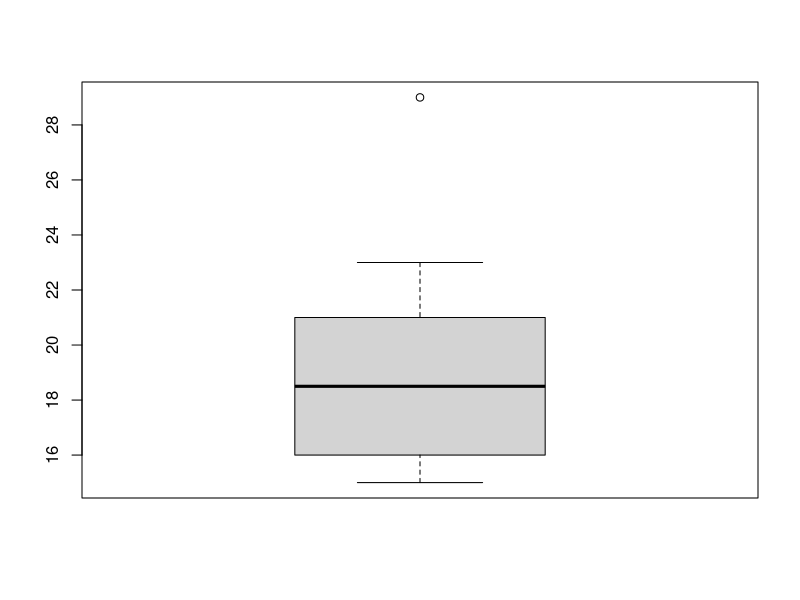
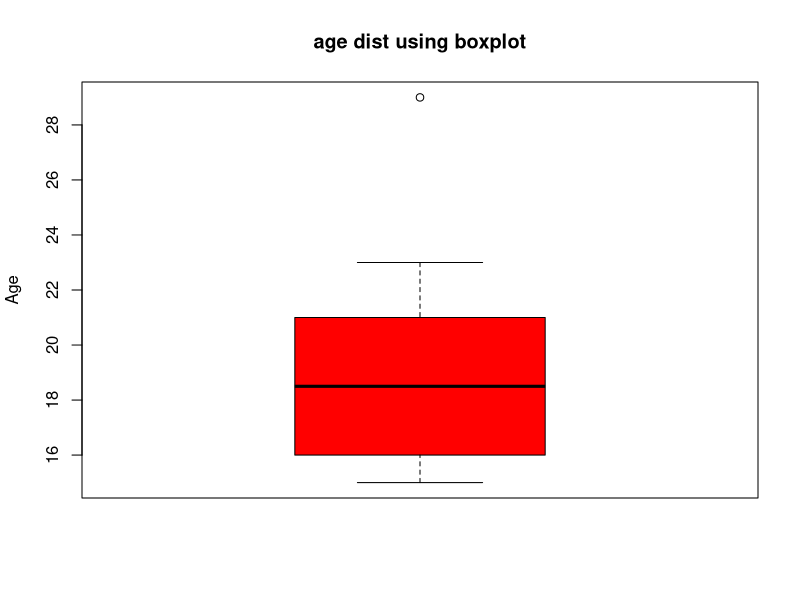
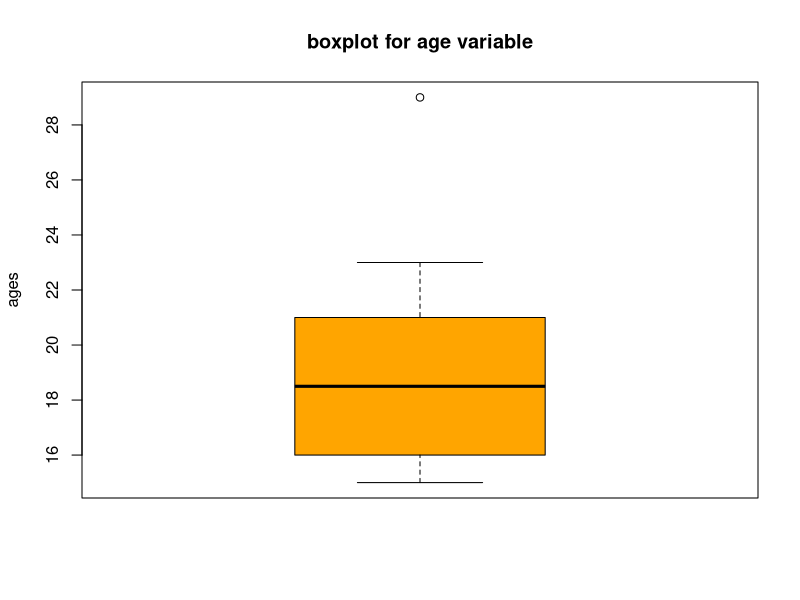
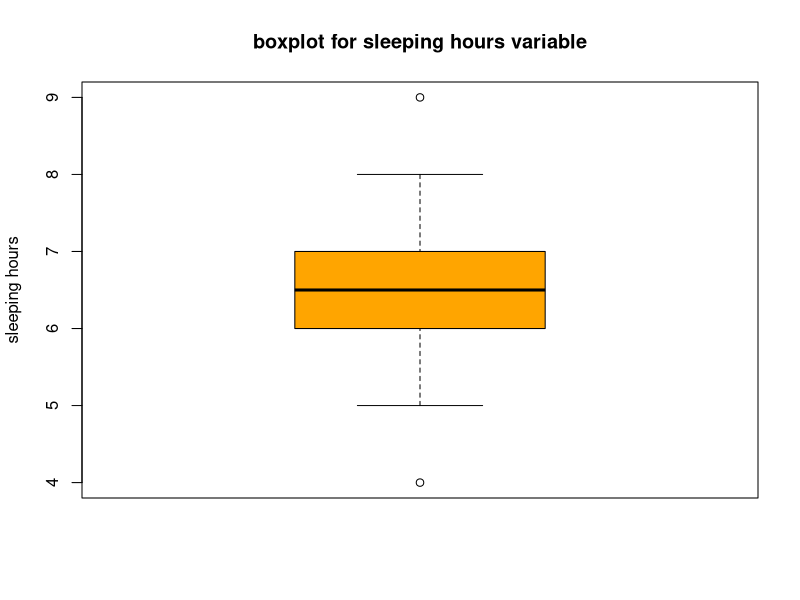
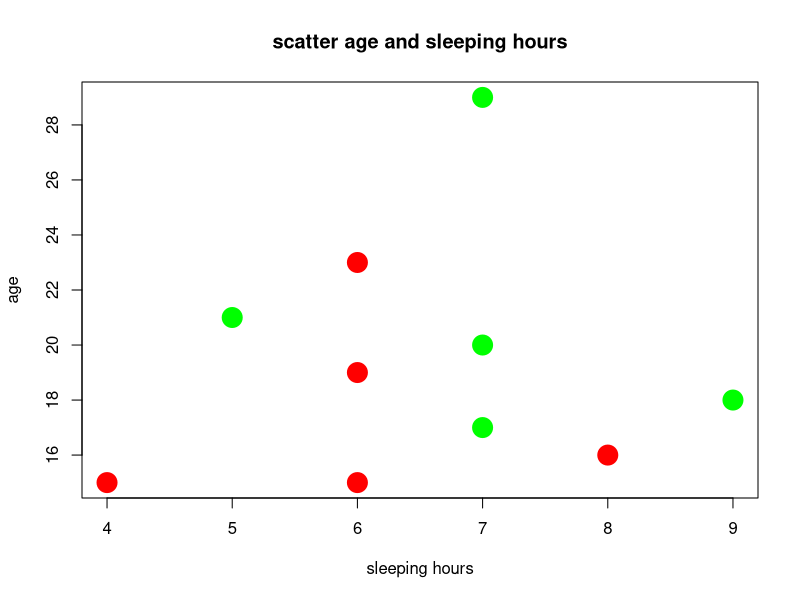
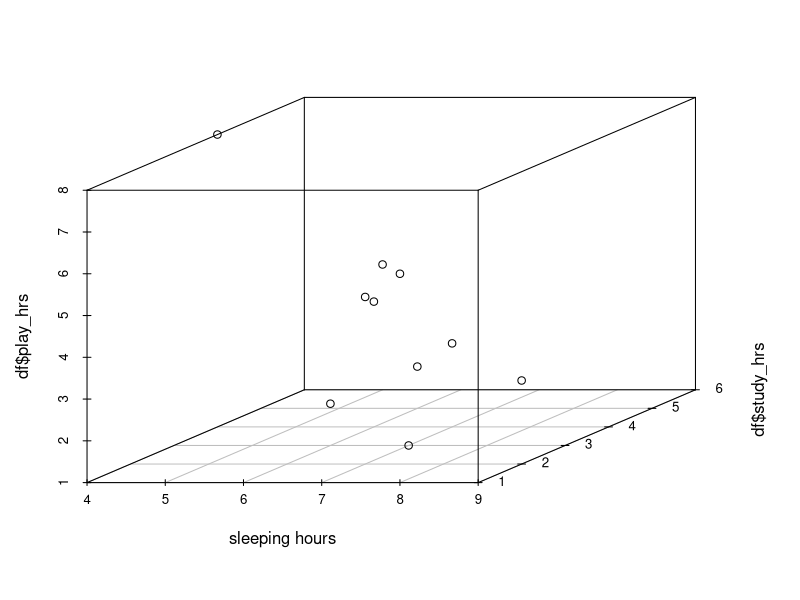
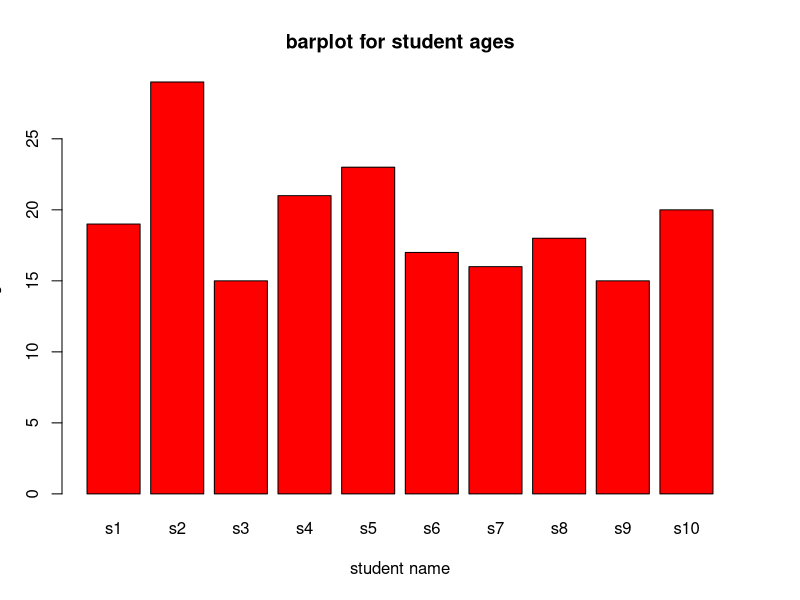
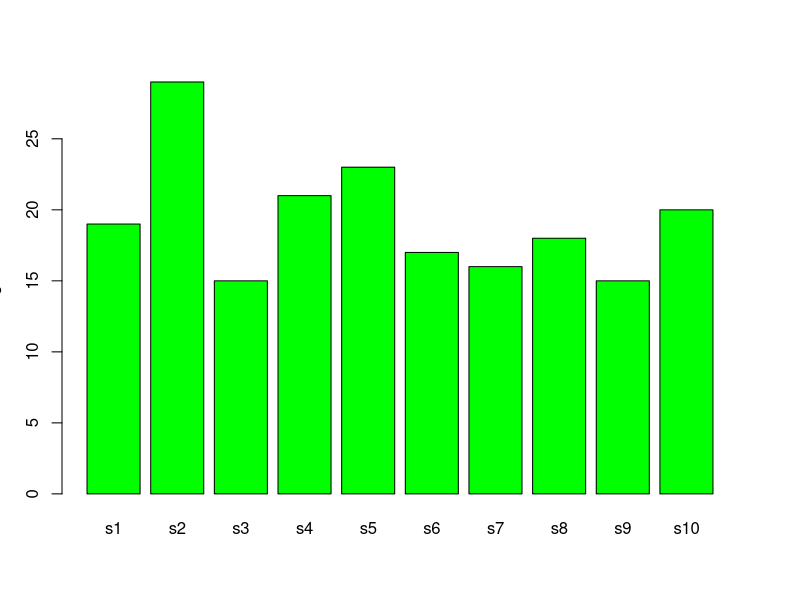

Here is the R script that generated these plots, in order:
#a
df<-data.frame(
  id=c(1,2,3,4,5,6,7,8,9,10),
  name=c('s1','s2','s3','s4','s5','s6','s7','s8','s9','s10'),
  age=c(19,29,15,21,23,17,16,18,15,20),
  sleep_hrs=c(6,7,4,5,6,7,8,9,6,7),
  study_hrs=c(5,4,4,6,3,2,1,2,4,3),
  play_hrs=c(2,3,8,4,2,5,6,3,4,1),
  gender=c('f','m','m','m','f','f','f','m','m','f'),
  result=c('p','p','p','p','f','f','f','f','p','p')
)
print(df)
boxplot(df$age)
boxplot(df$age,col="red",main="age dist using boxplot",ylab="Age")
boxplot(df$age,col="orange",main="boxplot for age variable",ylab="ages")
boxplot(df$sleep_hrs,col="orange",main="boxplot for sleeping hours variable",ylab="sleeping hours")
plot(df$sleep_hrs,df$age,xlab="sleeping hours",ylab="age",main="scatter age and sleeping hours",col=c('red','green'),cex=4,pch=20)

#b
library('scatterplot3d')
scatterplot3d(df$sleep_hrs,df$study_hrs,df$play_hrs,xlab="sleeping hours")

#c
barplot(df$age,names.arg=(df$name),col='red',ylab='age',xlab='student name',main='barplot for student ages')
barplot(df$age,col='green',ylab='age',names.arg=(df$name))
barplot(df$sleep_hrs,names.arg=(df$name),ylab='sleeping hours',col='red')
pie(df$play_hrs,label=df$name,main='pie chart for student playing hrs',col=c('red','orange','yellow','blue','green','pink','black','white'))
summary(df$age)

hist(df$age,col='green',xlab='ages',main='histogram for age variable',border='red')
